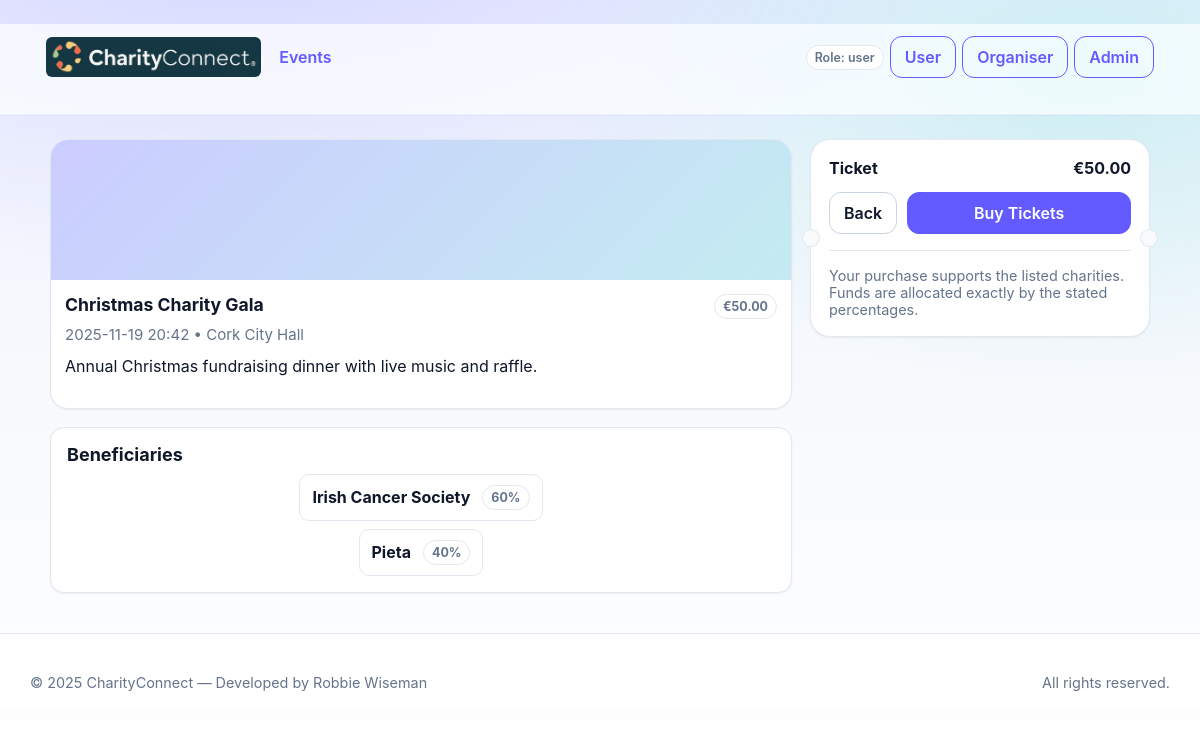
The page /events/1 on the database its author committed.
### models.py (models this page shows)
class Event(db.Model):
    id = db.Column(db.Integer, primary_key=True)
    organiser_id = db.Column(db.Integer, db.ForeignKey('organiser.id'), nullable=False)
    title = db.Column(db.String(200), nullable=False)
    description = db.Column(db.Text)
    venue = db.Column(db.String(200))
    starts_at = db.Column(db.DateTime, nullable=False)
    published = db.Column(db.Boolean, default=False)
    ticket_price_cents = db.Column(db.Integer, default=0)
    created_at = db.Column(db.DateTime, default=dt.datetime.utcnow)
    organiser = db.relationship('Organiser', backref='events')
    beneficiaries = db.relationship('EventBeneficiary', backref='event', cascade="all, delete-orphan")

class EventBeneficiary(db.Model):
    id = db.Column(db.Integer, primary_key=True)
    event_id = db.Column(db.Integer, db.ForeignKey('event.id'), index=True)
    charity_id = db.Column(db.Integer, db.ForeignKey('charity.id'))
    allocation_percent = db.Column(db.Integer, nullable=False)
    charity = db.relationship('Charity')

class Charity(db.Model):
    id = db.Column(db.Integer, primary_key=True)
    name = db.Column(db.String(180), nullable=False)
    regulator_ref = db.Column(db.String(120))

### routes.py (the view)
@bp.route("/events/<int:event_id>")
def event_detail(event_id):
    ev = Event.query.get_or_404(event_id)
    if not ev.published and get_role() not in (ROLE_ORG, ROLE_ADMIN):
        abort(404)
    return render_template("event_detail.html", ev=ev)

### routes.py (called while the page is built)
def get_role():
    return session.get("role", ROLE_USER)

@bp.app_context_processor
def inject_current_role():
    return {"current_role": get_role()}

### templates/event_detail.html
{% extends "base.html" %}
{% block content %}
<div class="row" style="align-items:flex-start; gap:18px">
  <div class="grow">
    <div class="card event-card" style="padding:0; overflow:hidden">
      <div class="event-media"></div>
      <div class="event-body">
        <div class="row space-between" style="align-items:flex-start">
          <h2 class="event-title" style="margin:0">{{ ev.title }}</h2>
          <span class="badge" style="font-weight:700">€{{ '%.2f' % (ev.ticket_price_cents/100) }}</span>
        </div>
        <div class="event-meta" style="margin-top:6px">
          {{ ev.starts_at.strftime('%Y-%m-%d %H:%M') }} • {{ ev.venue or 'TBA' }}
        </div>
        {% if ev.description %}
          <p class="event-desc" style="-webkit-line-clamp:unset; margin-top:12px">{{ ev.description }}</p>
        {% endif %}
      </div>
    </div>
    <div class="card" style="margin-top:18px">
      <h3 style="margin:0 0 8px">Beneficiaries</h3>
      {% if ev.beneficiaries %}
        <div class="row" style="flex-direction:column; gap:8px">
          {% for b in ev.beneficiaries %}
            <div class="row space-between" style="border:1px solid var(--line); border-radius:10px; padding:10px 12px; background:#fff">
              <strong>{{ b.charity.name }}</strong>
              <span class="badge" style="font-weight:700">{{ b.allocation_percent }}%</span>
            </div>
          {% endfor %}
        </div>
      {% else %}
        <p class="muted" style="margin:0">Allocations will be confirmed by the organiser.</p>
      {% endif %}
    </div>
  </div>
  <aside style="width:340px; max-width:100%">
    <div class="card ticket">
      <div class="row space-between">
        <strong>Ticket</strong>
        <strong>€{{ '%.2f' % (ev.ticket_price_cents/100) }}</strong>
      </div>
      <div class="row" style="gap:10px; margin-top:14px">
        <a class="btn" href="{{ url_for('main.index') }}">Back</a>
        <a class="btn primary grow" href="{{ url_for('main.event_buy', event_id=ev.id) }}">Buy Tickets</a>
      </div>
      <hr style="margin:16px 0; border:none; border-top:1px solid var(--line)">
      <div class="muted" style="font-size:.9rem">
        Your purchase supports the listed charities. Funds are allocated exactly by the stated percentages.
      </div>
    </div>
  </aside>
</div>
{% endblock %}

### static/style.css (style rules this page uses)
:root { --brand-primary:#635bff; --brand-accent:#2dd4bf; --brand-info:#38bdf8; --brand-success:#10b981; --brand-warning:#f59e0b; --brand-danger:#ef4444; --bg-0:#0b1020; --bg-1:#0f172a; --bg-2:#0f172a; --bg-card:#ffffff; --text-0:#0f172a; --text-1:#475569; --muted:#64748b; --line:#e2e8f0; --shadow-sm:0 1px 2px rgba(0,0,0,.06); --shadow-md:0 8px 24px rgba(2,6,23,.10); --rounded:14px; --rounded-lg:18px; --rounded-xl:24px; --grad-hero: radial-gradient(1200px 600px at 20% -10%, rgba(99,91,255,.18) 0%, rgba(99,91,255,0) 60%), radial-gradient(900px 500px at 90% 10%, rgba(45,212,191,.18) 0%, rgba(45,212,191,0) 60%), linear-gradient(180deg,#eef2ff 0%, #f8fafc 55%, #ffffff 100%); }
* { box-sizing:border-box }
html,body { height:100% }
body { margin:0; font-family: Inter, system-ui, -apple-system, "Segoe UI", Roboto, Arial, sans-serif; color:var(--text-0); background:var(--grad-hero); }
a { color:var(--brand-primary); text-decoration:none }
.row { display:flex;gap:12px;flex-wrap:wrap;align-items:center }
.grow { flex:1 }
.muted { color:var(--muted) }
.card { background:var(--bg-card); border:1px solid var(--line); border-radius:var(--rounded); padding:16px; box-shadow:var(--shadow-sm); transition:transform .12s ease, box-shadow .18s ease, border-color .18s ease; }
.btn { display:inline-flex; align-items:center; justify-content:center; gap:8px; padding:10px 14px; border:1px solid #cbd5e1; border-radius:12px; background:#fff; color:var(--text-0); font-weight:600; cursor:pointer; transition: transform .02s ease, box-shadow .15s ease, background-color .15s ease, color .15s ease, border-color .15s ease; }
.btn.primary { background:var(--brand-primary); color:#fff; border-color:var(--brand-primary); }
.event-card { position:relative; overflow:hidden; padding:0; border-radius:var(--rounded-lg); }
.event-media { height:140px; background-size:cover; background-position:center; }
.event-body { padding:14px 14px 16px }
.event-title { margin:0 0 6px; font-size:1.1rem; font-weight:700 }
.event-meta { color:var(--muted); font-size:.94rem }
.ticket { position:relative; background:#fff; border:1px solid var(--line); border-radius:20px; padding:18px; box-shadow:var(--shadow-sm); }
.ticket:before, .ticket:after { content:""; position:absolute; top:50%; transform:translateY(-50%); width:16px; height:16px; border-radius:50%; background:#f8fafc; border:1px solid var(--line); }
.ticket:before { left:-9px }
.ticket:after { right:-9px }
.ticket .row { justify-content:space-between }
.badge { display:inline-block; padding:4px 8px; border-radius:999px; border:1px solid var(--line); background:#fff; color:var(--muted); font-weight:600; font-size:.78rem; }
h1,h2,h3,h4 { margin:8px 0 6px; line-height:1.2 }
h2 { font-size:1.5rem }
h3 { font-size:1.125rem }
.space-between { justify-content:space-between }

### rows shown on the page
Event: title "Christmas Charity Gala", ev.ticket_price_cents/100 "50.00", starts_at "2025-11-19 20:42", venue "Cork City Hall", description "Annual Christmas fundraising dinner with live music and raffle."
EventBeneficiary: charity.name "Irish Cancer Society", allocation_percent "60"
EventBeneficiary: charity.name "Pieta", allocation_percent "40"

### other values the page prints
{{ current_role or 'user' }} "user"
